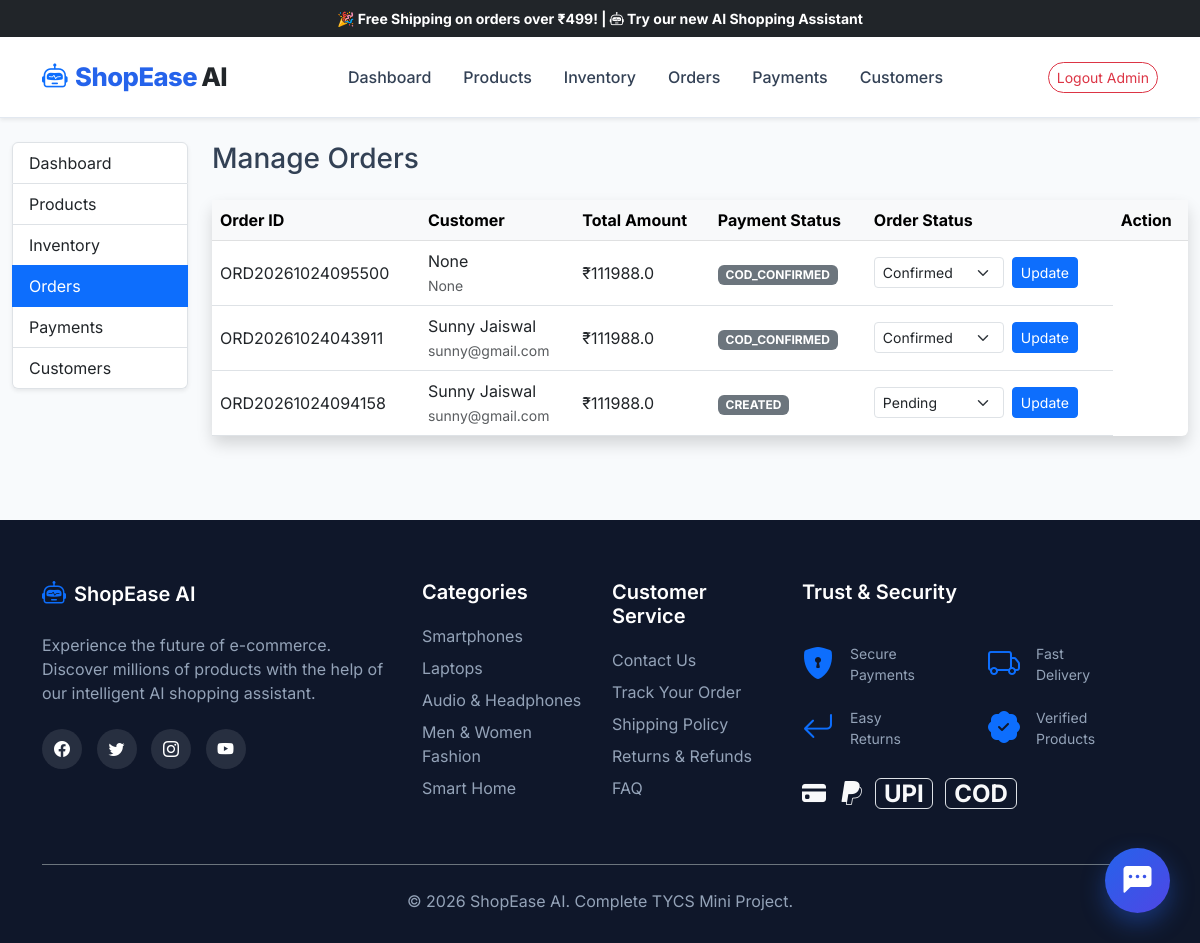
Page /admin/orders (signed in) on the committed database.
### tables this page shows
CREATE TABLE orders (
            id VARCHAR(50) PRIMARY KEY,
            razorpay_order_id VARCHAR(100),
            razorpay_payment_id VARCHAR(100),
            razorpay_signature VARCHAR(255),
            name VARCHAR(100),
            email VARCHAR(100),
            phone VARCHAR(20),
            address TEXT,
            city VARCHAR(100),
            state VARCHAR(100),
            pin VARCHAR(20),
            total_amount REAL,
            payment_method VARCHAR(50),
            payment_status VARCHAR(50) DEFAULT 'Pending',
            order_status VARCHAR(50) DEFAULT 'Pending',
            created_at TIMESTAMP DEFAULT CURRENT_TIMESTAMP,
            user_id INTEGER REFERENCES users(id)
        );

### admin.py (the view)
@admin_bp.route('/orders')
@admin_required
def orders():
    conn = get_db()
    orders = conn.execute("SELECT * FROM orders ORDER BY created_at DESC").fetchall()
    conn.close()
    return render_template('admin_orders.html', orders=orders)

### app.py (called while the page is built, shortened)
def get_db_path():
    return DB_PATH

def get_db_connection():
    db_url = os.getenv('DATABASE_URL')
    import sqlite3
    db_file = get_db_path()
    conn = sqlite3.connect(db_file)
    conn.row_factory = sqlite3.Row
    return conn

### auth.py (called while the page is built)
def get_db():
    from app import get_db_connection
    return get_db_connection()

def admin_required(f):
    @wraps(f)
    def decorated_function(*args, **kwargs):
        if 'user_id' not in session:
            flash('Please log in first.', 'danger')
            return redirect(url_for('auth.admin_login'))
        if session.get('role') != 'admin':
            flash('Unauthorized access.', 'danger')
            return redirect(url_for('index'))
        return f(*args, **kwargs)
    return decorated_function

### templates/admin_orders.html (shortened to what this page needs)
{% extends 'base.html' %}
{% block content %}
<div class="container-fluid py-4">
    <div class="row">
        <div class="col-md-2 mb-4">
            <div class="list-group shadow-sm border-0">
                <a href="{{ url_for('admin.dashboard') }}" class="list-group-item list-group-item-action">Dashboard</a>
                <a href="{{ url_for('admin.products') }}" class="list-group-item list-group-item-action">Products</a>
                <a href="{{ url_for('admin.inventory') }}" class="list-group-item list-group-item-action">Inventory</a>
                <a href="{{ url_for('admin.orders') }}" class="list-group-item list-group-item-action active">Orders</a>
                <a href="{{ url_for('admin.payments') }}" class="list-group-item list-group-item-action">Payments</a>
                <a href="{{ url_for('admin.customers') }}" class="list-group-item list-group-item-action">Customers</a>
            </div>
        </div>
        <div class="col-md-10">
            <h3 class="mb-4">Manage Orders</h3>
            <div class="card shadow border-0">
                <div class="card-body p-0">
                    <div class="table-responsive">
                        <table class="table table-hover align-middle mb-0">
                            <thead class="table-light">
                                <tr>
                                    <th>Order ID</th>
                                    <th>Customer</th>
                                    <th>Total Amount</th>
                                    <th>Payment Status</th>
                                    <th>Order Status</th>
                                    <th>Action</th>
                                </tr>
                            </thead>
                            <tbody>
                                {% for order in orders %}
                                <tr>
                                    <td>{{ order.id }}</td>
                                    <td>{{ order.name }}<br><small class="text-muted">{{ order.email }}</small></td>
                                    <td>₹{{ order.total_amount }}</td>
                                    <td><span class="badge bg-{{ 'success' if order.payment_status == 'PAID' else 'secondary' }}">{{ order.payment_status }}</span></td>
                                    <td>
                                        <form action="{{ url_for('admin.update_order_status', order_id=order.id) }}" method="POST" class="d-flex">
                                            <select name="status" class="form-select form-select-sm me-2" style="width:130px;">
                                                <option value="Pending" {% if order.order_status == 'Pending' %}selected{% endif %}>Pending</option>
                                                <option value="Confirmed" {% if order.order_status == 'Confirmed' %}selected{% endif %}>Confirmed</option>
                                            </select>
                                            <button type="submit" class="btn btn-sm btn-primary">Update</button>
                                        </form>
                                    </td>
                                </tr>
                                {% endfor %}
                            </tbody>
                        </table>
                    </div>
                </div>
            </div>
        </div>
    </div>
</div>
{% endblock %}

### static/css/style.css (style rules this page uses)
:root { --primary: #2563EB; --primary-hover: #1D4ED8; --secondary: #10B981; --dark: #0F172A; --light: #F8FAFC; --gray-bg: #F1F5F9; --text-main: #334155; --text-muted: #64748B; --radius: 12px; }
body { font-family: 'Inter', 'Segoe UI', Tahoma, Geneva, Verdana, sans-serif; background-color: var(--light); color: var(--text-main); display: flex; flex-direction: column; min-height: 100vh; }
a { text-decoration: none; }

### rows in the picture
orders: id "ORD20261024095500", name "None", email "None", total_amount "111988.0", payment_status "COD_CONFIRMED", status "Confirmed"
orders: id "ORD20261024043911", name "Sunny Jaiswal", email "sunny@gmail.com", total_amount "111988.0", payment_status "COD_CONFIRMED", status "Confirmed"
orders: id "ORD20261024094158", name "Sunny Jaiswal", email "sunny@gmail.com", total_amount "111988.0", payment_status "CREATED", status "Pending"
